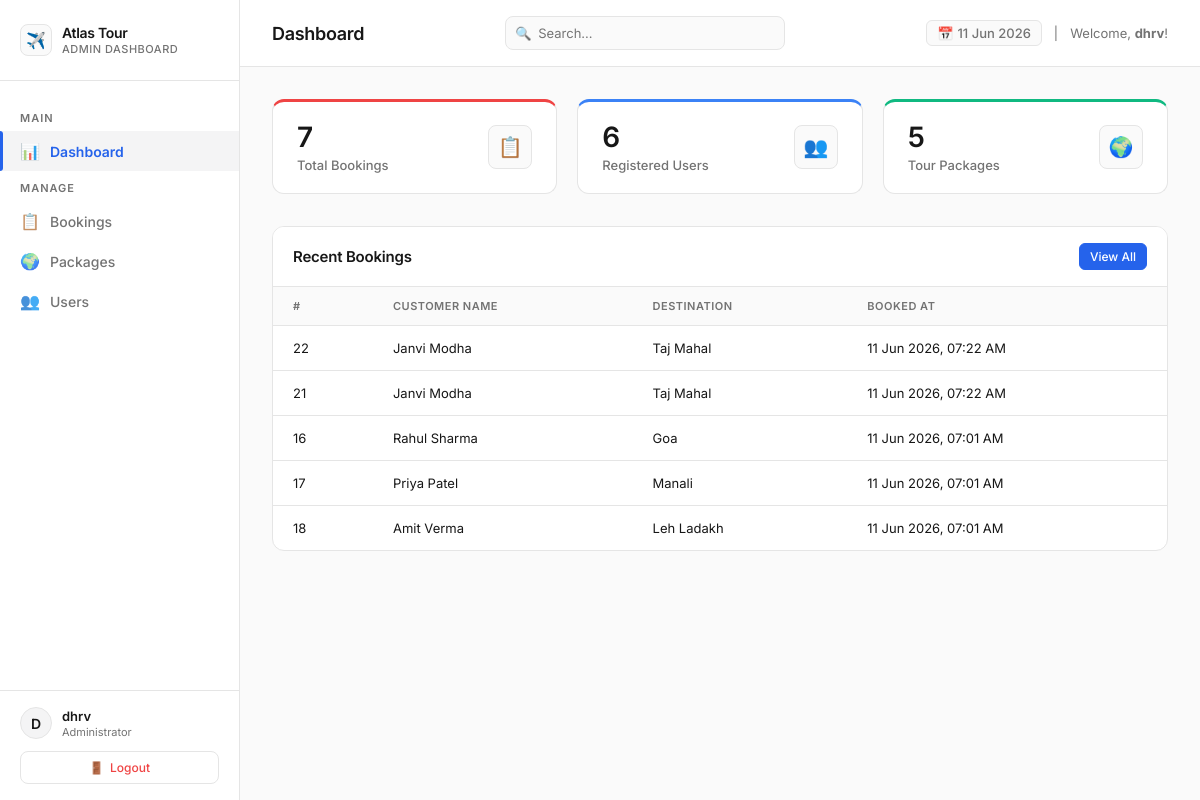
Screenshot of /admin/dashboard.php (signed in) with the database file from the repository.
### tables this page shows
CREATE TABLE `bookings` (
  `id` int(11) NOT NULL,
  `user_id` int(11) DEFAULT NULL,
  `full_name` varchar(150) NOT NULL,
  `email` varchar(150) NOT NULL,
  `phone` varchar(20) DEFAULT NULL,
  `age` int(3) DEFAULT NULL,
  `destination` varchar(200) NOT NULL,
  `travelers` int(5) DEFAULT 1,
  `travel_type` varchar(100) DEFAULT NULL,
  `special_requests` text DEFAULT NULL,
  `payment_method` varchar(100) DEFAULT NULL,
  `booked_at` timestamp NOT NULL DEFAULT current_timestamp()
);

### admin/dashboard.php (the view, shortened to what this page needs)
<?php
require_once '../config/database.php';
require_once 'header.php';
$total_users     = mysqli_fetch_assoc(mysqli_query($conn, "SELECT COUNT(*) AS cnt FROM users"))['cnt'];
$total_bookings  = mysqli_fetch_assoc(mysqli_query($conn, "SELECT COUNT(*) AS cnt FROM bookings"))['cnt'];
$total_packages  = mysqli_fetch_assoc(mysqli_query($conn, "SELECT COUNT(*) AS cnt FROM packages"))['cnt'];
$recent = mysqli_query($conn, "SELECT b.id, b.full_name, b.destination, b.booked_at FROM bookings b ORDER BY b.booked_at DESC LIMIT 5");
?>
<div class="stat-grid">
    <div class="stat-card red">
        <div class="stat-details">
            <div class="stat-value"><?php echo $total_bookings; ?></div>
            <div class="stat-label">Total Bookings</div>
        </div>
        <div class="stat-icon">📋</div>
    </div>
    <div class="stat-card blue">
        <div class="stat-details">
            <div class="stat-value"><?php echo $total_users; ?></div>
            <div class="stat-label">Registered Users</div>
        </div>
        <div class="stat-icon">👥</div>
    </div>
    <div class="stat-card green">
        <div class="stat-details">
            <div class="stat-value"><?php echo $total_packages; ?></div>
            <div class="stat-label">Tour Packages</div>
        </div>
        <div class="stat-icon">🌍</div>
    </div>
</div>
<div class="card">
    <div class="card-header">
        <h2>Recent Bookings</h2>
        <a href="bookings.php" class="btn btn-primary btn-sm">View All</a>
    </div>
    <table>
        <thead>
            <tr>
                <th>#</th>
                <th>Customer Name</th>
                <th>Destination</th>
                <th>Booked At</th>
            </tr>
        </thead>
        <tbody>
            <?php if (mysqli_num_rows($recent) > 0): ?>
                <?php while ($row = mysqli_fetch_assoc($recent)): ?>
                <tr>
                    <td><?php echo $row['id']; ?></td>
                    <td><?php echo htmlspecialchars($row['full_name']); ?></td>
                    <td><?php echo htmlspecialchars($row['destination']); ?></td>
                    <td><?php echo date('d M Y, h:i A', strtotime($row['booked_at'])); ?></td>
                </tr>
                <?php endwhile; ?>
            <?php else: ?>
                <tr><td colspan="4" style="text-align:center; color:#64748b;">No bookings yet.</td></tr>
            <?php endif; ?>
        </tbody>
    </table>
</div>
<?php require_once 'footer.php'; ?>

### admin/header.php (style rules this page uses)
* { margin: 0; padding: 0; box-sizing: border-box; }
body { font-family: 'Inter', sans-serif; background-color: #FAFAFA; color: #171717; display: flex; min-height: 100vh; overflow-x: hidden; }
.stat-grid { display: grid; grid-template-columns: repeat(auto-fit, minmax(220px, 1fr)); gap: 20px; margin-bottom: 32px; }
.stat-card { background: #FFFFFF; border: 1px solid #E5E5E5; border-radius: 12px; padding: 20px 24px; display: flex; align-items: center; justify-content: space-between; position: relative; transition: border-color 0.15s ease; }
.stat-details { display: flex; flex-direction: column; }
.stat-card .stat-value { font-size: 28px; font-weight: 600; color: #171717; line-height: 1.1; }
.stat-card .stat-label { font-size: 13px; color: #737373; margin-top: 4px; font-weight: 500; }
.stat-card .stat-icon { width: 44px; height: 44px; border-radius: 8px; display: flex; align-items: center; justify-content: center; font-size: 20px; background: #FAFAFA; border: 1px solid #E5E5E5; }
.stat-card.red { border-top: 3px solid #EF4444; }
.stat-card.blue { border-top: 3px solid #3B82F6; }
.stat-card.green { border-top: 3px solid #10B981; }
.card { background: #FFFFFF; border: 1px solid #E5E5E5; border-radius: 12px; overflow: hidden; margin-bottom: 24px; }
.card-header { padding: 16px 20px; border-bottom: 1px solid #E5E5E5; display: flex; align-items: center; justify-content: space-between; background: #FFFFFF; }
.card-header h2 { font-size: 15px; font-weight: 600; color: #171717; letter-spacing: -0.2px; }
table { width: 100%; border-collapse: collapse; }
th { padding: 12px 20px; text-align: left; font-size: 11px; font-weight: 600; text-transform: uppercase; letter-spacing: 0.5px; color: #737373; background: #FAFAFA; border-bottom: 1px solid #E5E5E5; }
td { padding: 14px 20px; font-size: 13px; color: #171717; border-bottom: 1px solid #E5E5E5; font-family: 'Inter', sans-serif; }
tr:last-child td { border-bottom: none; }
tr { transition: background-color 0.15s; }
.btn { display: inline-flex; align-items: center; gap: 6px; padding: 8px 14px; border-radius: 8px; font-size: 13px; font-weight: 500; text-decoration: none; cursor: pointer; border: 1px solid #E5E5E5; font-family: 'Inter', sans-serif; background: #FFFFFF; color: #171717; transition: all 0.15s ease; }
.btn-primary { background: #2563EB; color: #FFFFFF; border-color: #2563EB; }
.btn-sm { padding: 5px 10px; font-size: 12px; border-radius: 6px; }

### rows the page displays
bookings: id "22", full_name "Janvi Modha", destination "Taj Mahal", booked_at "11 Jun 2026, 07:22 AM"
bookings: id "21", full_name "Janvi Modha", destination "Taj Mahal", booked_at "11 Jun 2026, 07:22 AM"
bookings: id "16", full_name "Rahul Sharma", destination "Goa", booked_at "11 Jun 2026, 07:01 AM"
bookings: id "17", full_name "Priya Patel", destination "Manali", booked_at "11 Jun 2026, 07:01 AM"
bookings: id "18", full_name "Amit Verma", destination "Leh Ladakh", booked_at "11 Jun 2026, 07:01 AM"

### other values shown
substr($admin_username, 0, 1) "D"
$admin_username "dhrv"
$page_title "Dashboard"
$total_bookings "7"
$total_users "6"
$total_packages "5"
